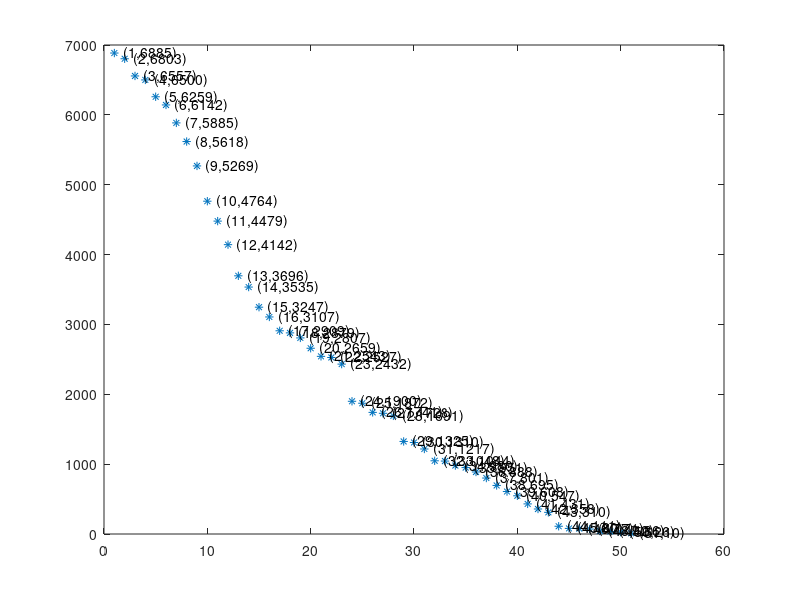

This chart was generated by the following MATLAB code:
clear
close all
clc

x=[1:51];
y=[6885 6803 6557 6500 6259 6142 5885 5618 5269 4764 4479 4142 3696 3535 3247 3107 2909 2879 2807 2659 2543 2527 2432 1900 1872 1741 1728 1691 1325 1310 1217 1048 1044 980 951 888 801 695 608 547 431 358 310 111 80 77 71 42 36 26 10];
plot(x,y,'*');
for  ii=1:length(x)
text(x(ii),y(ii),['   (' num2str(x(ii)) ','  num2str(y(ii)) ')'])
end